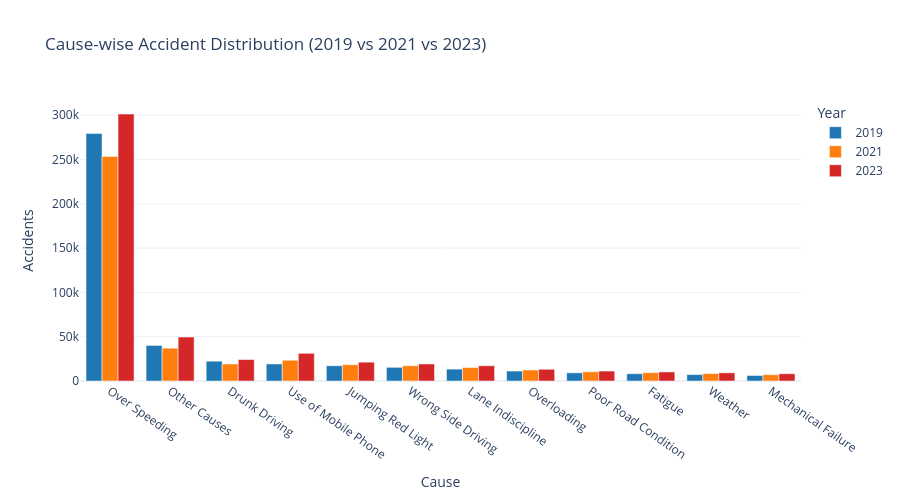
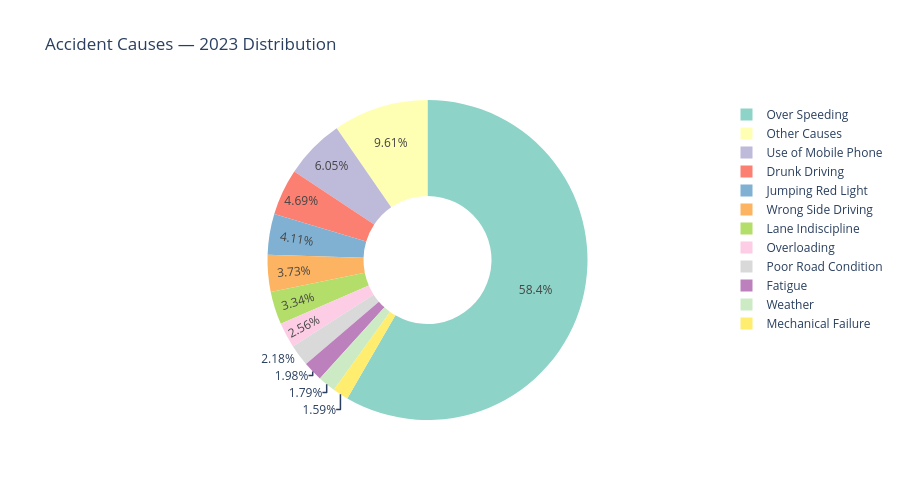

Notebook source saved alongside these figures, in order:
### Markdown cell above
## 9. Cause-wise Accident Analysis

### Code cell
# Reshape for plotting
df_cause_long = df_cause.melt(
    id_vars='Cause',
    value_vars=['Accidents_2019','Accidents_2021','Accidents_2023'],
    var_name='Year', value_name='Accidents'
)
df_cause_long['Year'] = df_cause_long['Year'].str.extract(r'(\d{4})')

fig = px.bar(
    df_cause_long.sort_values(['Year','Accidents'], ascending=[True, False]),
    x='Cause', y='Accidents', color='Year', barmode='group',
    title='Cause-wise Accident Distribution (2019 vs 2021 vs 2023)',
    template='plotly_white', height=500,
    color_discrete_sequence=['#1f77b4','#ff7f0e','#d62728']
)
fig.update_xaxes(tickangle=35)
fig.show()

# Pie chart for 2023
fig2 = px.pie(
    df_cause, names='Cause', values='Accidents_2023',
    title='Accident Causes — 2023 Distribution',
    hole=0.4, height=500,
    color_discrete_sequence=px.colors.qualitative.Set3
)
fig2.show()

### Figure 1 — Plotly figure (JSON) as saved in the notebook; plotly's stock layout.template omitted (floating-point values rounded to 4 significant figures)
{"data": [{"alignmentgroup": "True", "hovertemplate": "Year=2019<br>Cause=%{x}<br>Accidents=%{y}<extra></extra>", "legendgroup": "2019", "marker": {"color": "#1f77b4", "pattern": {"shape": ""}}, "name": "2019", "offsetgroup": "2019", "orientation": "v", "showlegend": true, "textposition": "auto", "type": "bar", "x": ["Over Speeding", "Other Causes", "Drunk Driving", "Use of Mobile Phone", "Jumping Red Light", "Wrong Side Driving", "Lane Indiscipline", "Overloading", "Poor Road Condition", "Fatigue", "Weather", "Mechanical Failure"], "xaxis": "x", "y": [279321, 40129, 22341, 19231, 17231, 15421, 13421, 11231, 9231, 8231, 7231, 6231], "yaxis": "y"}, {"alignmentgroup": "True", "hovertemplate": "Year=2021<br>Cause=%{x}<br>Accidents=%{y}<extra></extra>", "legendgroup": "2021", "marker": {"color": "#ff7f0e", "pattern": {"shape": ""}}, "name": "2021", "offsetgroup": "2021", "orientation": "v", "showlegend": true, "textposition": "auto", "type": "bar", "x": ["Over Speeding", "Other Causes", "Use of Mobile Phone", "Drunk Driving", "Jumping Red Light", "Wrong Side Driving", "Lane Indiscipline", "Overloading", "Poor Road Condition", "Fatigue", "Weather", "Mechanical Failure"], "xaxis": "x", "y": [253452, 37055, 23421, 19234, 18421, 17231, 15231, 12421, 10421, 9421, 8421, 7121], "yaxis": "y"}, {"alignmentgroup": "True", "hovertemplate": "Year=2023<br>Cause=%{x}<br>Accidents=%{y}<extra></extra>", "legendgroup": "2023", "marker": {"color": "#d62728", "pattern": {"shape": ""}}, "name": "2023", "offsetgroup": "2023", "orientation": "v", "showlegend": true, "textposition": "auto", "type": "bar", "x": ["Over Speeding", "Other Causes", "Use of Mobile Phone", "Drunk Driving", "Jumping Red Light", "Wrong Side Driving", "Lane Indiscipline", "Overloading", "Poor Road Condition", "Fatigue", "Weather", "Mechanical Failure"], "xaxis": "x", "y": [301234, 49609, 31234, 24231, 21234, 19231, 17231, 13231, 11231, 10231, 9231, 8231], "yaxis": "y"}], "layout": {"barmode": "group", "height": 500, "legend": {"title": {"text": "Year"}, "tracegroupgap": 0}, "title": {"text": "Cause-wise Accident Distribution (2019 vs 2021 vs 2023)"}, "xaxis": {"anchor": "y", "domain": [0, 1], "tickangle": 35, "title": {"text": "Cause"}}, "yaxis": {"anchor": "x", "domain": [0, 1], "title": {"text": "Accidents"}}}}

### Figure 2 — Plotly figure (JSON) as saved in the notebook; plotly's stock layout.template omitted (floating-point values rounded to 4 significant figures)
{"data": [{"domain": {"x": [0, 1], "y": [0, 1]}, "hole": 0.4, "hovertemplate": "Cause=%{label}<br>Accidents_2023=%{value}<extra></extra>", "labels": ["Over Speeding", "Drunk Driving", "Use of Mobile Phone", "Jumping Red Light", "Wrong Side Driving", "Lane Indiscipline", "Overloading", "Poor Road Condition", "Fatigue", "Weather", "Mechanical Failure", "Other Causes"], "legendgroup": "", "name": "", "showlegend": true, "type": "pie", "values": [301234, 24231, 31234, 21234, 19231, 17231, 13231, 11231, 10231, 9231, 8231, 49609]}], "layout": {"height": 500, "legend": {"tracegroupgap": 0}, "piecolorway": ["rgb(141,211,199)", "rgb(255,255,179)", "rgb(190,186,218)", "rgb(251,128,114)", "rgb(128,177,211)", "rgb(253,180,98)", "rgb(179,222,105)", "rgb(252,205,229)", "rgb(217,217,217)", "rgb(188,128,189)", "rgb(204,235,197)", "rgb(255,237,111)"], "title": {"text": "Accident Causes — 2023 Distribution"}}}
